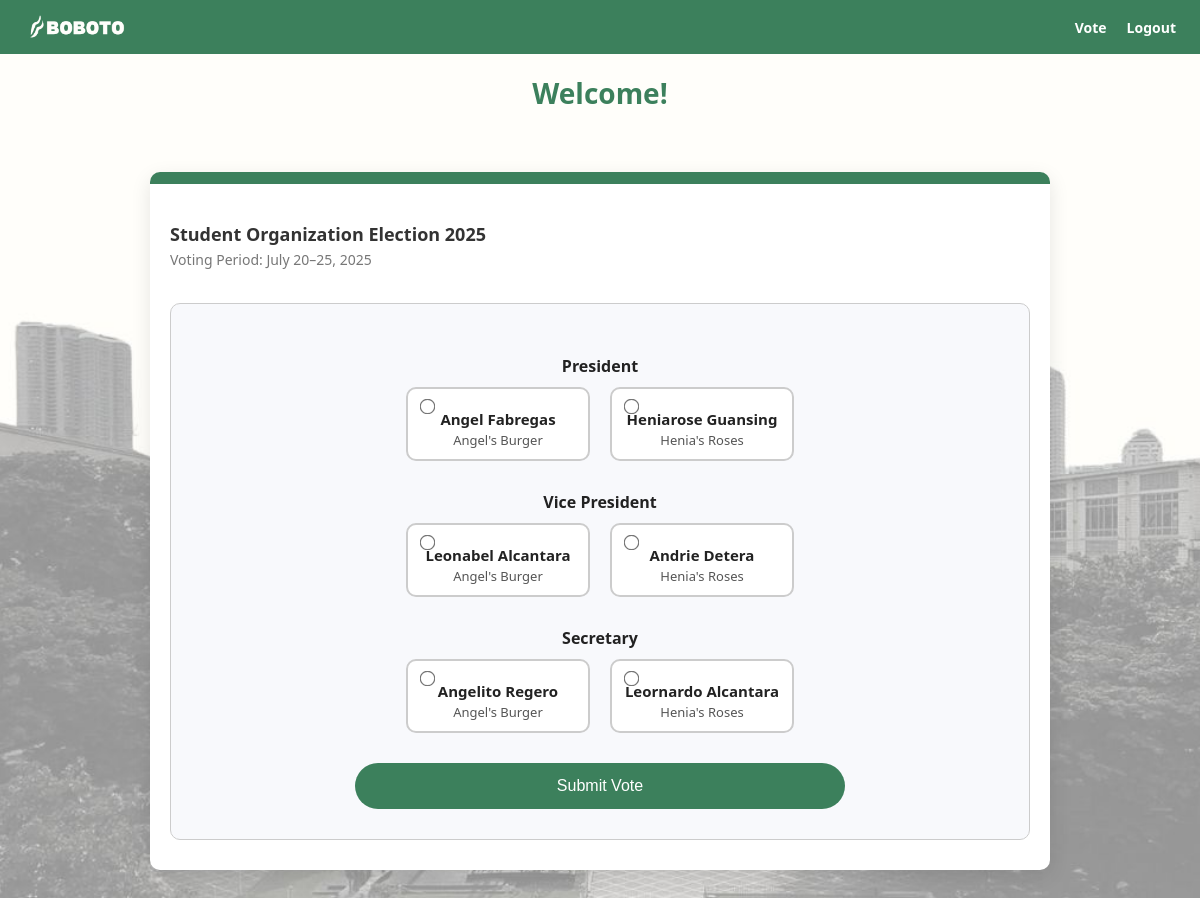
/student/student_dashboard.php (signed in), run on the app's committed database.
### tables this page shows
CREATE TABLE `candidates` (
  `id` int(11) NOT NULL,
  `name` varchar(100) NOT NULL,
  `position_id` int(11) NOT NULL,
  `party_id` int(11) DEFAULT NULL
);

CREATE TABLE `elections` (
  `id` int(11) NOT NULL,
  `name` varchar(100) NOT NULL
);

CREATE TABLE `positions` (
  `id` int(11) NOT NULL,
  `name` varchar(50) NOT NULL
);

### utility/candidate_functions.php (called while the page is built, shortened)
<?php
require_once 'db_connect.php';
function get_all_candidates() {
    global $pdo;
    $stmt = $pdo->query("SELECT c.id, c.name, p.name AS party_name, pos.name AS position_name
                         FROM candidates c
                         JOIN elections p ON c.party_id = p.id
                         JOIN positions pos ON c.position_id = pos.id");
    return $stmt->fetchAll(PDO::FETCH_ASSOC);
}

### student/student_dashboard.php (the view, shortened to what this page needs)
<?php
$candidates_by_position = [];
foreach (get_all_candidates() as $candidate) {
    $position = $candidate['position_name'];
    $candidates_by_position[$position][] = $candidate;
}
?>
<!DOCTYPE html>
<html lang="en">
<head>
  <link rel="stylesheet" href="../assets/css/student.css" />
</head>
<body>
  <nav class="top-nav">
    <div class="nav-left">
      <img src="../assets/BobotoLogo.png" alt="BOBOTO Logo" class="nav-logo">
    </div>
    <div class="nav-right">
      <a href="#" class="nav-link">Vote</a>
      <a href="../logout.php" class="nav-link">Logout</a>
    </div>
  </nav>
  <div class="welcome-banner">
    <h2>Welcome!</h2>
  </div>
  <div class="dashboard-container">
    <section class="election-info">
      <h3>Student Organization Election 2025</h3>
      <p>Voting Period: July 20–25, 2025</p>
    </section>
    <form class="voting-form" method="POST" action="votesuccess.php">
      <?php foreach ($candidates_by_position as $position => $candidates): ?>
        <div class="position-group">
            <h4><?= htmlspecialchars($position) ?></h4>
            <div class="candidate-grid">
                <?php foreach ($candidates as $candidate): ?>
                    <label class="candidate-card">
                        <input type="radio"
                               name="<?= strtolower(str_replace(' ', '_', $position)) ?>"
                               value="<?= $candidate['id'] ?>"
                               required>
                        <h5><?= htmlspecialchars($candidate['name']) ?></h5>
                        <p><?= htmlspecialchars($candidate['party_name']) ?></p>
                    </label>
                <?php endforeach; ?>
            </div>
        </div>
    <?php endforeach; ?>
      <button type="submit" class="vote-now-btn">Submit Vote</button>
    </form>
  </div>
</body>
</html>

### assets/css/student.css (style rules this page uses)
body { margin: 0; font-family: "Segoe UI", sans-serif; background-color: #1e1f22; }
h2 { font-size: 28px; font-weight: bold; }
button { width: 100%; padding: 12px; background-color: #3c805c; color: white; font-size: 16px; border: none; border-radius: 30px; cursor: pointer; margin-top: 10px; }
.dashboard-container { max-width: 900px; margin: 40px auto; background: #ffffff; border-radius: 10px; box-shadow: 0 6px 20px rgba(0, 0, 0, 0.1); padding: 0 0 30px; border-top: 12px solid #3c805c; overflow: hidden; }
.election-info { padding: 20px; text-align: left; }
.election-info h3 { font-size: 18px; color: #333; margin-bottom: 4px; }
.election-info p { font-size: 14px; color: #777; margin-top: 0; }
.voting-form { background: #f8f9fc; padding: 30px 20px; border-radius: 10px; margin: 0 20px; border: 1px solid #ccc; }
.position-group { margin-bottom: 30px; }
.position-group h4 { font-size: 16px; color: #222; margin-bottom: 10px; text-align: center; }
.candidate-grid { display: flex; flex-wrap: wrap; justify-content: center; gap: 20px; }
.candidate-card { flex: 1 1 160px; max-width: 160px; text-align: center; padding: 10px; border: 2px solid #ccc; border-radius: 10px; cursor: pointer; transition: all 0.3s ease; background-color: #fff; position: relative; }
.candidate-card input[type="radio"] { position: absolute; top: 8px; left: 8px; transform: scale(1.2); }
.candidate-card h5 { font-size: 15px; margin: 10px 0 2px; color: #222; }
.candidate-card p { font-size: 13px; color: #555; margin: 0; }
.vote-now-btn { display: block; width: 60%; margin: 20px auto 0; padding: 14px; font-size: 16px; background-color: #3c805c; color: white; border: none; border-radius: 30px; cursor: pointer; transition: background-color 0.3s ease; }
.top-nav { display: flex; justify-content: space-between; align-items: center; background-color: #3c805c; padding: 12px 24px; color: white; font-family: "Segoe UI", sans-serif; }
.nav-left { display: flex; align-items: center; }
.nav-logo { height: 30px; margin-right: 10px; }
.nav-right { display: flex; gap: 20px; }
.nav-link { color: white; text-decoration: none; font-weight: bold; font-size: 14px; }
.welcome-banner { text-align: center; padding: 20px; background-color: transparent; }
.welcome-banner h2 { font-size: 28px; color: #3c805c; font-weight: bold; margin: 0; }
body { margin: 0; font-family: "Segoe UI", sans-serif; background: url("../LandingPageBG.jpg") no-repeat center center; background-size: cover; background-attachment: fixed; }

### data on the page
candidates: name "Angel Fabregas", party.name "Angel's Burger"
candidates: name "Heniarose Guansing", party.name "Henia's Roses"
candidates: name "Leonabel Alcantara", party.name "Angel's Burger"
candidates: name "Andrie Detera", party.name "Henia's Roses"
candidates: position.name "Secretary", name "Leornardo Alcantara", party.name "Henia's Roses"
candidates: name "Angelito Regero", party.name "Angel's Burger"

### other printed values
$position "President"
$position "Vice President"
